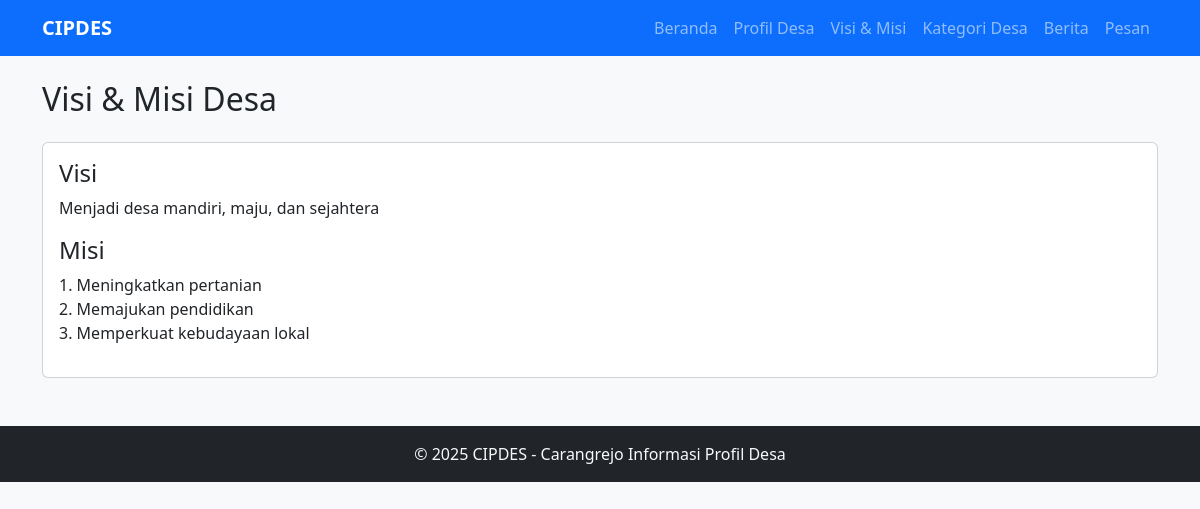
The app's page /visi_misi.php with its own data.
### tables this page shows
CREATE TABLE visi_misi (
    id INT AUTO_INCREMENT PRIMARY KEY,
    visi TEXT NOT NULL,
    misi TEXT NOT NULL,
    created_at TIMESTAMP DEFAULT CURRENT_TIMESTAMP
);

### public/visi_misi.php (the view)
<?php
include '../includes/db.php';
include '../includes/header.php';
?>
<div class="container mt-4">
  <h2 class="mb-4">Visi & Misi Desa</h2>
  <?php
  $res = $conn->query("SELECT * FROM visi_misi ORDER BY id DESC LIMIT 1");
  if($res && $res->num_rows > 0){
      $row = $res->fetch_assoc();
      echo '<div class="card">';
      echo '<div class="card-body">';
      echo '<h4>Visi</h4><p>'.$row['visi'].'</p>';
      echo '<h4>Misi</h4><p>'.nl2br($row['misi']).'</p>';
      echo '</div></div>';
  } else {
      echo "<p>Belum ada data visi & misi.</p>";
  }
  ?>
</div>
<?php include '../includes/footer.php'; ?>

### includes/header.php (style rules this page uses)
body { background:#f8f9fa;scroll-behavior:smooth }

### records on screen
visi_misi: visi "Menjadi desa mandiri, maju, dan sejahtera", misi "1. Meningkatkan pertanian 2. Memajukan pendidikan 3. Memperkuat kebudayaan lokal"
